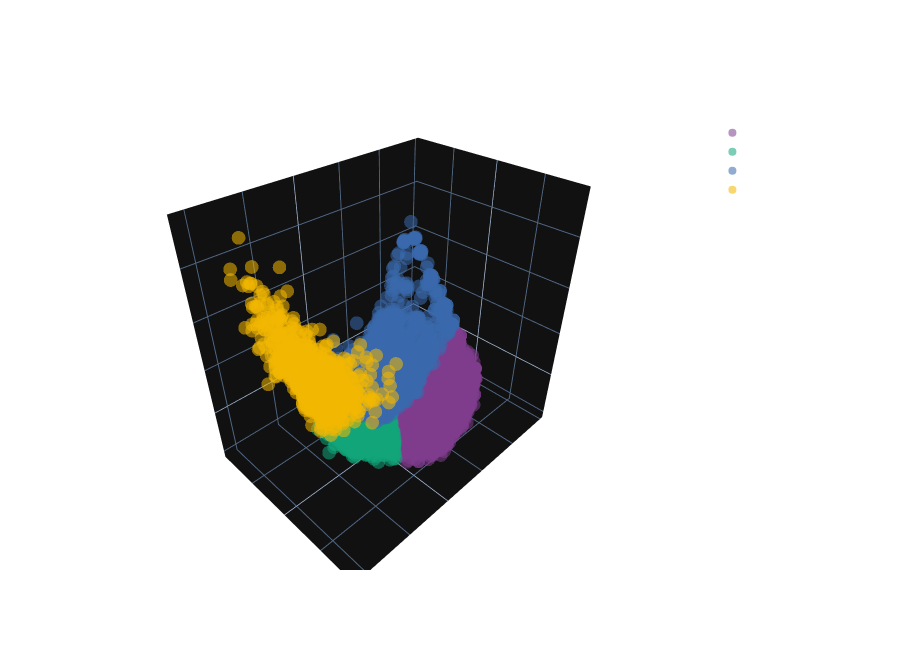

Write notebook code for a chart like this one.
### Code cell
PCA_SAMPLE = min(20_000, len(X_model_df))
rng2 = np.random.RandomState(RANDOM_STATE + 1)
idx_pca = rng2.choice(len(X_model_df), PCA_SAMPLE, replace=False)

X_pca_in = X_model_df.values[idx_pca]
y_pca    = df_clean["tribe_name"].values[idx_pca]   # FIX BUG 5: positional

pca = PCA(n_components=3, random_state=RANDOM_STATE)
X_3d = pca.fit_transform(X_pca_in)

print("PCA explained variance ratio:", np.round(pca.explained_variance_ratio_, 3))
print(f"Total variance explained    : {pca.explained_variance_ratio_.sum()*100:.1f}%")

df_pca = pd.DataFrame({
    "PC1": X_3d[:, 0], "PC2": X_3d[:, 1], "PC3": X_3d[:, 2],
    "Taste Tribe": y_pca,
})

fig = px.scatter_3d(
    df_pca, x="PC1", y="PC2", z="PC3", color="Taste Tribe",
    title=f"PCA 3D: Taste Tribes (K={CHOSEN_K})",
    opacity=0.55,
    color_discrete_sequence=px.colors.qualitative.Bold,
)
fig.update_layout(
    template="plotly_dark", width=900, height=650,
    paper_bgcolor="rgba(0,0,0,0)",
    font=dict(color="white"),
)
fig.write_html(os.path.join(FIGURES_OUT, "cluster_scatter_pca_3d.html"))
fig.show()
print("Saved: cluster_scatter_pca_3d.html")

### Figure 1 — Plotly figure (JSON) as saved in the notebook; plotly's stock layout.template omitted (floating-point values rounded to 4 significant figures; data arrays with more than 128 entries replaced by an {"elided": "..."} marker saying what was removed)
{"data": [{"hovertemplate": "Taste Tribe=Hành Động–Chính Kịch<br>PC1=%{x}<br>PC2=%{y}<br>PC3=%{z}<extra></extra>", "legendgroup": "Hành Động–Chính Kịch", "marker": {"color": "rgb(127, 60, 141)", "opacity": 0.55, "symbol": "circle"}, "mode": "markers", "name": "Hành Động–Chính Kịch", "scene": "scene", "showlegend": true, "type": "scatter3d", "x": {"elided": "4493 float values"}, "y": {"elided": "4493 float values"}, "z": {"elided": "4493 float values"}}, {"hovertemplate": "Taste Tribe=Hoạt Hình–Chiến Tranh<br>PC1=%{x}<br>PC2=%{y}<br>PC3=%{z}<extra></extra>", "legendgroup": "Hoạt Hình–Chiến Tranh", "marker": {"color": "rgb(17, 165, 121)", "opacity": 0.55, "symbol": "circle"}, "mode": "markers", "name": "Hoạt Hình–Chiến Tranh", "scene": "scene", "showlegend": true, "type": "scatter3d", "x": {"elided": "9776 float values"}, "y": {"elided": "9776 float values"}, "z": {"elided": "9776 float values"}}, {"hovertemplate": "Taste Tribe=Ít Hoạt Động<br>PC1=%{x}<br>PC2=%{y}<br>PC3=%{z}<extra></extra>", "legendgroup": "Ít Hoạt Động", "marker": {"color": "rgb(57, 105, 172)", "opacity": 0.55, "symbol": "circle"}, "mode": "markers", "name": "Ít Hoạt Động", "scene": "scene", "showlegend": true, "type": "scatter3d", "x": {"elided": "4473 float values"}, "y": {"elided": "4473 float values"}, "z": {"elided": "4473 float values"}}, {"hovertemplate": "Taste Tribe=Tài Liệu–Noir<br>PC1=%{x}<br>PC2=%{y}<br>PC3=%{z}<extra></extra>", "legendgroup": "Tài Liệu–Noir", "marker": {"color": "rgb(242, 183, 1)", "opacity": 0.55, "symbol": "circle"}, "mode": "markers", "name": "Tài Liệu–Noir", "scene": "scene", "showlegend": true, "type": "scatter3d", "x": {"elided": "1258 float values"}, "y": {"elided": "1258 float values"}, "z": {"elided": "1258 float values"}}], "layout": {"font": {"color": "white"}, "height": 650, "legend": {"title": {"text": "Taste Tribe"}, "tracegroupgap": 0}, "paper_bgcolor": "rgba(0,0,0,0)", "scene": {"domain": {"x": [0, 1], "y": [0, 1]}, "xaxis": {"title": {"text": "PC1"}}, "yaxis": {"title": {"text": "PC2"}}, "zaxis": {"title": {"text": "PC3"}}}, "title": {"text": "PCA 3D: Taste Tribes (K=4)"}, "width": 900}}
